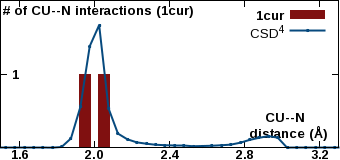

Write gnuplot code to recreate this figure.
set encoding iso_8859_1
set terminal pngcairo transparent enhanced size 340, 160 font "Arial Bold,10"
set output "/var/www/html/csgid/app/webroot/neighborhood_temp/1cur/CU--N.png"
set lmargin at screen 0.00
set bmargin at screen 0.08
set rmargin at screen 0.995
set tmargin at screen 1.00
set xrange [1.5:3.3]
set format x "%3.1f"
set xtics 1.6,0.4,3.2
set xtics offset 0,graph 0.065
set yrange [0:17216.4]
unset ytics
set y2range [0:2]
set y2tics 1,1,1
set y2tics offset -49,graph 0.00
set y2tics mirror
set view 80,45
set key top right
set boxwidth 0.06
set style fill solid 1.0
set xlabel "CU--N \n distance (\305)" offset 17,4.4
set y2label "# of CU--N interactions (1cur)" offset -40,4 rotate by 0
plot "-" using ($1+0.05):2 with boxes lc rgb "#801010" axis x1y2 title "1cur", \
     "/var/www/html/csgid/app/webroot/neighborhood_temp/csd_metal_distances/CU--N.csv" using ($1+0.025):2 with linespoints linewidth 2 pointtype 7 pointsize 0.2 lc rgb "#074a7e" title "CSD^{4}" axis x1y1
1.9	1
2	1
e
